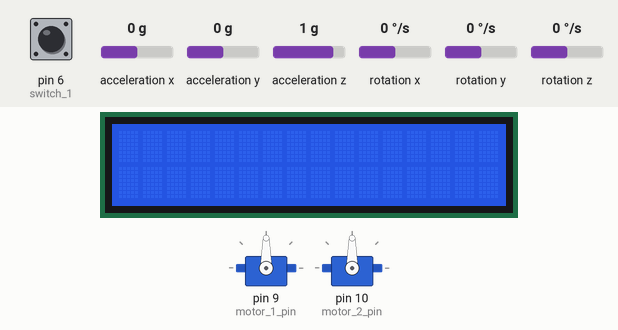
This sketch was run on a simulated Arduino Uno, built with avr-gcc and run on an emulated ATmega328P. Parts: 16×2 character LCD, 2 × servo. Inputs (shaded band) come from the test bench; at power-on: pin 6 (switch_1) LOW, acceleration x 0 g, acceleration y 0 g, acceleration z 1 g, rotation x 0 °/s, rotation y 0 °/s, rotation z 0 °/s. What the sketch prints to the serial monitor is not drawn.

Above: at 1.2 s.
1.3 s: pin 6 (switch_1) pulled HIGH for 0.15 s
At 1.39 s:
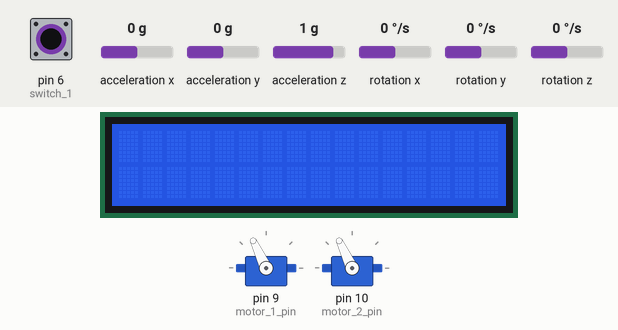
2.9 s: pin 6 (switch_1) pulled HIGH for 3.2 s
At 7.5 s:
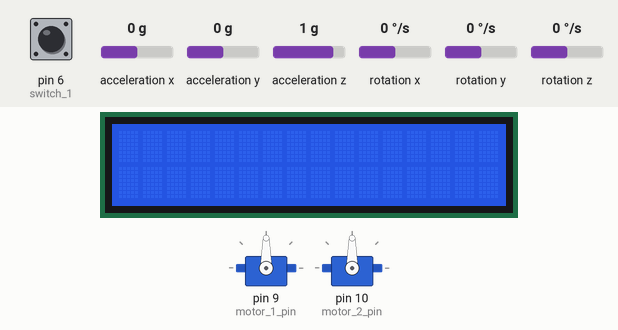
Timing chart, 0 to 9.0 s (numbered marks = the images above; inputs shaded):
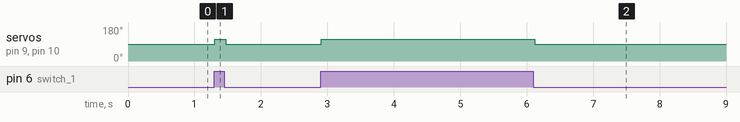

Measured:
- after the input at 1.3 s, servo on pin 9 (motor_1_pin), servo on pin 10 (motor_2_pin): 90° → 115° at once, → 90° 0.16 s later
- after the input at 2.9 s, servo on pin 9 (motor_1_pin), servo on pin 10 (motor_2_pin): 90° → 115° at once, → 90° 3.2 s later

The sketch:

Quadcopter.ino
```cpp
  // -------------------------------------
  // ---- LCD Display --------------------
  // -------------------------------------
  #include <LiquidCrystal.h>
   const int numRows = 2;
   const int numCols = 16;
   LiquidCrystal lcd(12,11,5,4,3,2);

  // -------------------------------------
  // ---- Motors -------------------------
  // -------------------------------------
  #include <Servo.h>
  Servo motor_1;
  Servo motor_2;
  int speed_1, speed_2;
  const int switch_1 = 6;
  const int switch_2 = 5;
  const int motor_1_pin = 9;
  const int motor_2_pin = 10;
  boolean calibrate = false;

  // -------------------------------------
  // ---- Gyro & Accel--------------------
  // -------------------------------------
  // Arduino Wire library is required if I2Cdev I2CDEV_ARDUINO_WIRE implementation
  // is used in I2Cdev.h
  #include "Wire.h"

  // I2Cdev and MPU6050 must be installed as libraries, or else the .cpp/.h files
  // for both classes must be in the include path of your project
  #include "I2Cdev.h"
  #include "MPU6050.h"

  // class default I2C address is 0x68
  // specific I2C addresses may be passed as a parameter here
  // AD0 low = 0x68 (default for InvenSense evaluation board)
  // AD0 high = 0x69
  MPU6050 accelgyro;
  int16_t last_ax,last_ay;
  int dx = 0;
  int dy = 0;
  int16_t ax, ay, az;
  int16_t gx, gy, gz;

  const int y_tolerance = 5000;
  const int maxSpeed = 120;

int nunchuckData[5];

void setup()
{
  Serial.begin(9600);     // 9600 for xBee
  // Initialize Gyro and Accel
  Wire.begin();
  Serial.println("Initialize Gyro");
  accelgyro.initialize(); // Initialize gyro/accel
  Serial.println("Testing device connections...");
  Serial.println(accelgyro.testConnection() ? "MPU6050 connection successful" : "MPU6050 connection failed");

  accelgyro.getMotion6(&ax, &ay, &az, &gx, &gy, &gz);
  last_ax = ax;
  last_ay = ay;

  //set up lcd
  lcd.begin(16,2);

  // Set up the motors
  pinMode(switch_1, INPUT);
  pinMode(switch_2, INPUT);
  motor_1.attach(motor_1_pin);  // attaches the servo on pin 9 to the servo object
  motor_2.attach(motor_2_pin);
  speed_1 = 115;
  speed_2 = 115;

}

void loop()
{

  // ------ Calibrate Motors ------
  if(!calibrate){
    calibrateMotors();
  }
  // ----- Control Flight ----
  else{
    // Get data from Wiimote
    parseXbeeData();
    printInput();

    // Get motion from Accel and Gyro
    getMotion();
    //printMotion();

    // Analyse Data
    assess();

     if(digitalRead(switch_1)!=0){
      modSpeed();
    }
    else{
       motor_1.write(90);
      motor_2.write(90);
    }
  }


}
void assess(){
  getSpeed();
  // Motor One Lower
  if(ay > y_tolerance){
    if(speed_1 < maxSpeed){
        speed_1 = getSpeed();
    }
    speed_2 = 110;
  //printSpeeds();
  }
  // Motor Two Lower
  else if (ay < -y_tolerance){
      speed_1 = 110;
      if(speed_2 < maxSpeed){
        speed_2 = getSpeed();
      }
  //printSpeeds();
  }
  else{
    speed_1 = maxSpeed;
    speed_2 = maxSpeed;
    //Serial.println("Level?");
  }

}
int getSpeed(){
  if(dy <= 200){
    return 110;
  }
  else if (dy > 200 && dy <= 1000){
    return 130;
  }
  else if (dy > 1000 && dy <= 10000){
    return 150;
  }
  else{
    return 170;
  }

}
void printSpeeds(){
    Serial.print("ay: ");Serial.print(ay);
    Serial.print(" S1: ");Serial.print(speed_1);
    Serial.print(" S2: ");Serial.println(speed_2);
}
void calibrateMotors(){
  Serial.println("Calibrating...");
  // THROTTLE HIGH
  if(digitalRead(switch_1)!=0){
    motor_1.write(180);
    motor_2.write(180);
  }
  // THROTTLE LOW
  else{
    motor_1.write(90);
    motor_2.write(90);
    calibrate = true;

    Serial.println("Calibrated");
  }

  delay(15);

}
void modSpeed(){
//    Serial.print("S1: ");Serial.print(speed_1);
//    Serial.print(" S2: ");Serial.println(speed_2);
  for(int i=1; i <= 5; i++)                  // goes from 0 degrees to 180 degrees
  {                                         // in steps of 1 degree
    motor_1.write(speed_1+i);              // tell servo to go to position in variable 'pos'
    motor_2.write(speed_2+i);
    //delay(15);                           // waits 15ms for the servo to reach the position
  }
  for(int i=1; i <= 5; i++)             // goes from 180 degrees to 0 degrees
  {
    motor_1.write(speed_1-i);              // tell servo to go to position in variable 'pos'
    motor_2.write(speed_2-i);
    //delay(15);                         // waits 15ms for the servo to reach the position
  }
}
```

Motion.ino
```cpp
  /* Get data from accelerometer and gyro https://github.com/jrowberg/i2cdevlib
   https://www.sparkfun.com/products/11028 */
  void getMotion(){
   // read raw accel/gyro measurements from device
   accelgyro.getMotion6(&ax, &ay, &az, &gx, &gy, &gz);
   dx = last_ax - ax;
   dy = last_ay - ay;
   last_ax = ax;
   last_ay = ay;
  }

  void printMotion(){
       Serial.print("a/g:\t");
      Serial.print(ax); Serial.print("\t");
      Serial.print(ay); Serial.print("\t");
      Serial.print(az); Serial.print("\t");
      Serial.print(gx); Serial.print("\t");
      Serial.print(gy); Serial.print("\t");
      Serial.println(gz);
  }
```

ReceiveData.ino
```cpp
// Variables for input from xBee
String st, msgChar, msgInt, xAccel, yAccel, zAccel, zButton, cButton,newline;
String yPlace, zPlace, zbPlace, cPlace;
// Variables for nunchuck values
int xVal, yVal, zVal, zBval, cBval;

String inData[4];
byte index = 0;
int input = 0;


void cleary(){
   for(int i=0;i<4;i++){
      inData[i] = "";
   }
}
/* Parses data from Xbee (Nunchuck values) */
void parseXbeeData(){

  int varCt = 0;
  st = "";
  while(Serial.available()){

    char input = char(Serial.read());
     if(input == '\n'){
         st = "";
         index = 0;
     }
     else if (input == ' '){
       inData[index] = st;
       st = "";
       index++;
     }
     else{
       st+=input;
     }

  }
}

void printInput() {
   // 2 X 16
   lcd.setCursor(3,0);
   lcd.print(inData[0]);
   lcd.setCursor(8,0);
   lcd.print(inData[1]);
   lcd.setCursor(12,0);
   lcd.print(inData[2]);
   lcd.setCursor(3,1);
   lcd.print(inData[3]);


   delay(25);

   lcd.clear();
 }
```
